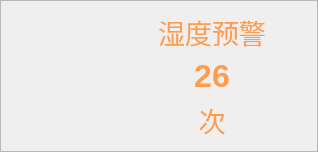
                    <widget class="QFrame" name="frame_4">
                     <property name="minimumSize">
                      <size>
                       <width>150</width>
                       <height>150</height>
                      </size>
                     </property>
                     <property name="maximumSize">
                      <size>
                       <width>600</width>
                       <height>200</height>
                      </size>
                     </property>
                     <property name="styleSheet">
                      <string notr="true">.QFrame{
border-image: url(:/images/border002.png);
}</string>
                     </property>
                     <property name="frameShape">
                      <enum>QFrame::StyledPanel</enum>
                     </property>
                     <property name="frameShadow">
                      <enum>QFrame::Raised</enum>
                     </property>
                     <layout class="QHBoxLayout" name="horizontalLayout_7">
                      <item>
                       <spacer name="horizontalSpacer_5">
                        <property name="orientation">
                         <enum>Qt::Horizontal</enum>
                        </property>
                        <property name="sizeHint" stdset="0">
                         <size>
                          <width>40</width>
                          <height>20</height>
                         </size>
                        </property>
                       </spacer>
                      </item>
                      <item>
                       <widget class="QLabel" name="label_5">
                        <property name="minimumSize">
                         <size>
                          <width>60</width>
                          <height>60</height>
                         </size>
                        </property>
                        <property name="maximumSize">
                         <size>
                          <width>60</width>
                          <height>60</height>
                         </size>
                        </property>
                        <property name="styleSheet">
                         <string notr="true">border-image: url(:/images/war.png);</string>
                        </property>
                        <property name="text">
                         <string/>
                        </property>
                       </widget>
                      </item>
                      <item>
                       <spacer name="horizontalSpacer_12">
                        <property name="orientation">
                         <enum>Qt::Horizontal</enum>
                        </property>
                        <property name="sizeHint" stdset="0">
                         <size>
                          <width>40</width>
                          <height>20</height>
                         </size>
                        </property>
                       </spacer>
                      </item>
                      <item>
                       <layout class="QVBoxLayout" name="verticalLayout_6">
                        <item>
                         <widget class="QLabel" name="label_13">
                          <property name="font">
                           <font>
                            <pointsize>20</pointsize>
                           </font>
                          </property>
                          <property name="styleSheet">
                           <string notr="true">color:#ff9d4d</string>
                          </property>
                          <property name="text">
                           <string>湿度预警</string>
                          </property>
                          <property name="alignment">
                           <set>Qt::AlignCenter</set>
                          </property>
                         </widget>
                        </item>
                        <item>
                         <widget class="QLabel" name="label_12">
                          <property name="font">
                           <font>
                            <pointsize>24</pointsize>
                            <bold>true</bold>
                           </font>
                          </property>
                          <property name="styleSheet">
                           <string notr="true">color:#ff9d4d</string>
                          </property>
                          <property name="text">
                           <string>26</string>
                          </property>
                          <property name="alignment">
                           <set>Qt::AlignCenter</set>
                          </property>
                         </widget>
                        </item>
                        <item>
                         <widget class="QLabel" name="label_11">
                          <property name="font">
                           <font>
                            <pointsize>20</pointsize>
                           </font>
                          </property>
                          <property name="styleSheet">
                           <string notr="true">color:#ff9d4d</string>
                          </property>
                          <property name="text">
                           <string>次</string>
                          </property>
                          <property name="alignment">
                           <set>Qt::AlignCenter</set>
                          </property>
                         </widget>
                        </item>
                       </layout>
                      </item>
                      <item>
                       <spacer name="horizontalSpacer_6">
                        <property name="orientation">
                         <enum>Qt::Horizontal</enum>
                        </property>
                        <property name="sizeHint" stdset="0">
                         <size>
                          <width>40</width>
                          <height>20</height>
                         </size>
                        </property>
                       </spacer>
                      </item>
                     </layout>
                    </widget>
